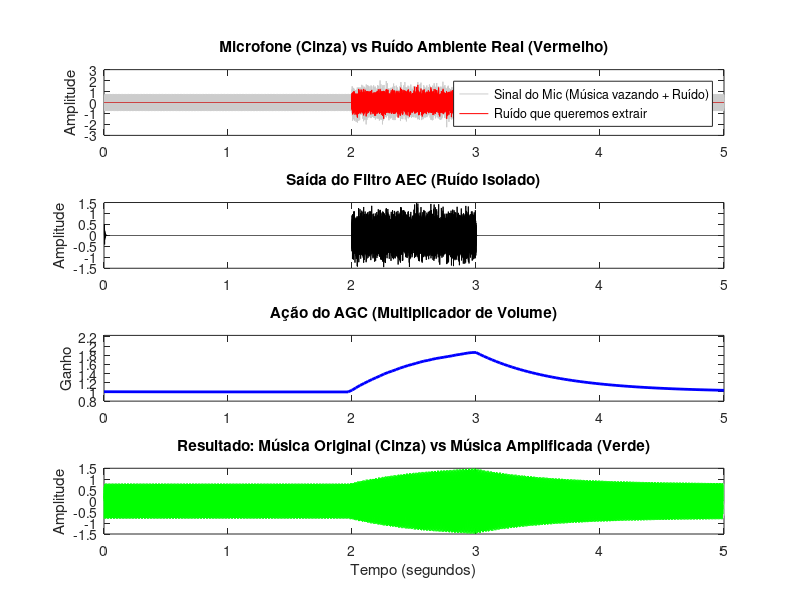

Here is the MATLAB script that generated this plot:
% =========================================================================
% Simulação Integrada: Cancelamento de Eco (AEC) + Controle de Ganho (AGC)
% =========================================================================
clear; clc; close all;

%% 1. PARÂMETROS GERAIS E GERAÇÃO DE SINAIS SINTÉTICOS
Fs = 16000;             % Frequência de amostragem (16 kHz é ótimo para testes)
duracao = 5;            % Duração da simulação em segundos
t = (0:1/Fs:duracao-1/Fs)';
N_amostras = length(t);

% Sinal 1: A "Música" (Sinal de Referência)
% Uma mistura de duas frequências para simular um áudio rolando
sinal_musica = 0.5 * sin(2*pi*440*t) + 0.3 * sin(2*pi*1000*t);

% Sinal 2: O Eco da Sala (Caminho Acústico Simulado)
% Atrasamos a música em 50 amostras e atenuamos para simular o alto-falante vazando no mic
caminho_sala = [zeros(50, 1); 0.6; 0.3; 0.1]; 
eco_sala = filter(caminho_sala, 1, sinal_musica);

% Sinal 3: O Ruído Ambiente (O que realmente queremos medir)
% Fica em silêncio no começo, tem um pico alto entre os segundos 2 e 3, e volta pro silêncio
ruido_ambiente = zeros(N_amostras, 1);
ruido_ambiente(2*Fs : 3*Fs) = 0.4 * randn(Fs+1, 1); % Ruído branco no meio

% Sinal do Microfone Final = Eco da Música + Ruído da Sala
sinal_mic = eco_sala + ruido_ambiente;

%% 2. INICIALIZAÇÃO DAS VARIÁVEIS (AEC E AGC)
% Parâmetros do AEC (Filtro Adaptativo NLMS)
numTaps = 128;                  % Tamanho do filtro (memória)
mu = 0.1;                       % Passo de adaptação
eps_nlms = 1e-6;                % Proteção contra divisão por zero
w = zeros(numTaps, 1);          % Pesos iniciais do filtro
x_buffer = zeros(numTaps, 1);   % Buffer circular da música

% Parâmetros do AGC
frameSize = 512;                % Tamanho da janela de processamento
baseGain = 1.0;                 % Ganho padrão
noiseThreshold = 0.05;          % Limiar para começar a atuar
alpha = 0.95;                   % Fator de suavização (Attack/Release)
gainMultiplier = 3.0;           % Fator de amplificação
currentGain = baseGain;         % Estado inicial do ganho

% Vetores para salvar os resultados e plotar depois
ruido_limpo_out = zeros(N_amostras, 1);
ganho_historico = zeros(floor(N_amostras/frameSize), 1);
audio_final_out = zeros(N_amostras, 1);

%% 3. LOOP DE PROCESSAMENTO PRINCIPAL (Simulando buffers de hardware)
disp('Iniciando processamento...');

numFrames = floor(N_amostras / frameSize);
idx_amostra_global = 1;

for i = 1:numFrames
    % Extrai o frame (buffer) atual
    idx_inicio = (i-1)*frameSize + 1;
    idx_fim = i*frameSize;
    
    frame_musica = sinal_musica(idx_inicio:idx_fim);
    frame_mic = sinal_mic(idx_inicio:idx_fim);
    
    frame_ruido_limpo = zeros(frameSize, 1);
    
    % --- BLOCO 1: CANCELAMENTO DE ECO (Amostra por Amostra) ---
    for n = 1:frameSize
        % Atualiza buffer da música (FIFO)
        x_buffer = [frame_musica(n); x_buffer(1:end-1)];
        
        % Estima o eco e calcula o erro (que é o ruído real)
        y_est = dot(w, x_buffer);
        e = frame_mic(n) - y_est;
        
        % Atualiza os pesos do filtro (Mágica do NLMS)
        energia_x = dot(x_buffer, x_buffer);
        w = w + (mu / (energia_x + eps_nlms)) * e * x_buffer;
        
        % Salva o erro (ruído isolado)
        frame_ruido_limpo(n) = e;
        
        % Registra na saída global para visualização
        ruido_limpo_out(idx_amostra_global) = e;
        idx_amostra_global = idx_amostra_global + 1;
    end
    
    % --- BLOCO 2: CÁLCULO DO GANHO AGC (Por Frame) ---
    % Mede a energia (RMS) do ruído que sobrou
    rms_ruido = sqrt(mean(frame_ruido_limpo.^2));
    
    % Mapeamento de Ganho
    if rms_ruido > noiseThreshold
        targetGain = baseGain + ((rms_ruido - noiseThreshold) * gainMultiplier);
    else
        targetGain = baseGain;
    end
    
    % Suavização (Filtro Passa-Baixa no ganho)
    currentGain = (alpha * currentGain) + ((1 - alpha) * targetGain);
    
    % Registra histórico para o gráfico
    ganho_historico(i) = currentGain;
    
    % --- BLOCO 3: APLICAÇÃO DO GANHO ---
    frame_saida = frame_musica .* currentGain;
    audio_final_out(idx_inicio:idx_fim) = frame_saida;
end

disp('Processamento concluído!');

%% 4. VISUALIZAÇÃO DOS RESULTADOS (O Osciloscópio do DSP)
figure('Name', 'Análise do Sistema AGC+AEC', 'Position', [100, 100, 1000, 800]);

% Gráfico 1: O que o microfone ouviu vs Ruído Real
subplot(4,1,1);
plot(t, sinal_mic, 'Color', [0.8 0.8 0.8]); hold on;
plot(t, ruido_ambiente, 'r');
title('Microfone (Cinza) vs Ruído Ambiente Real (Vermelho)');
ylabel('Amplitude'); legend('Sinal do Mic (Música vazando + Ruído)', 'Ruído que queremos extrair');

% Gráfico 2: O Ruído Isolado pelo AEC
subplot(4,1,2);
plot(t, ruido_limpo_out, 'k');
title('Saída do Filtro AEC (Ruído Isolado)');
ylabel('Amplitude');
% Nota: no início o filtro deixa vazar música porque está aprendendo a sala!

% Gráfico 3: A curva do Ganho atuando
subplot(4,1,3);
tempo_frames = linspace(0, duracao, numFrames);
plot(tempo_frames, ganho_historico, 'b', 'LineWidth', 2);
title('Ação do AGC (Multiplicador de Volume)');
ylabel('Ganho'); ylim([0.8 max(ganho_historico)*1.2]);

% Gráfico 4: O Áudio Final gerado
subplot(4,1,4);
plot(t, sinal_musica, 'Color', [0.8 0.8 0.8]); hold on;
plot(t, audio_final_out, 'g');
title('Resultado: Música Original (Cinza) vs Música Amplificada (Verde)');
xlabel('Tempo (segundos)'); ylabel('Amplitude');
